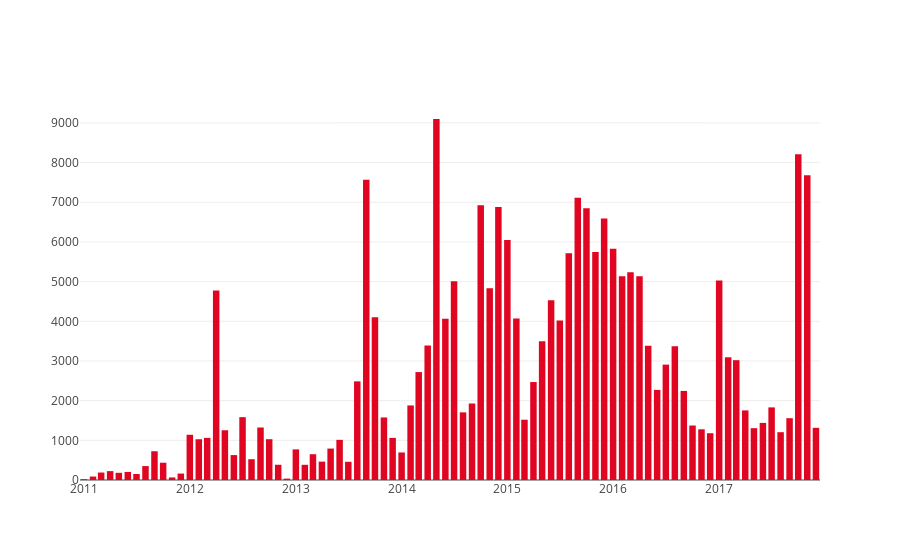

Notebook code cell kept with this figure:
### Code cell
query_npd_comments_by_month = (
    'SELECT year(created_time) year, month(created_time) month, count(*) count '
    'FROM comment '
    'WHERE page=1 AND year(created_time)>=2011 '
    'GROUP BY year(created_time), month(created_time)'
)
rows_npd_comments_by_month = execute_query(query_npd_comments_by_month)
plot_bar_chart(rows_npd_comments_by_month, 'NPD', 'rgb(224, 6, 34)')

### Figure 1 — Plotly figure (JSON) as saved in the notebook; plotly's stock layout.template omitted (floating-point values rounded to 4 significant figures)
{"data": [{"marker": {"color": "rgb(224, 6, 34)"}, "name": "NPD", "type": "bar", "x": ["2011-1", "2011-2", "2011-3", "2011-4", "2011-5", "2011-6", "2011-7", "2011-8", "2011-9", "2011-10", "2011-11", "2011-12", "2012-1", "2012-2", "2012-3", "2012-4", "2012-5", "2012-6", "2012-7", "2012-8", "2012-9", "2012-10", "2012-11", "2012-12", "2013-1", "2013-2", "2013-3", "2013-4", "2013-5", "2013-6", "2013-7", "2013-8", "2013-9", "2013-10", "2013-11", "2013-12", "2014-1", "2014-2", "2014-3", "2014-4", "2014-5", "2014-6", "2014-7", "2014-8", "2014-9", "2014-10", "2014-11", "2014-12", "2015-1", "2015-2", "2015-3", "2015-4", "2015-5", "2015-6", "2015-7", "2015-8", "2015-9", "2015-10", "2015-11", "2015-12", "2016-1", "2016-2", "2016-3", "2016-4", "2016-5", "2016-6", "2016-7", "2016-8", "2016-9", "2016-10", "2016-11", "2016-12", "2017-1", "2017-2", "2017-3", "2017-4", "2017-5", "2017-6", "2017-7", "2017-8", "2017-9", "2017-10", "2017-11", "2017-12"], "y": [21, 87, 188, 224, 181, 203, 151, 351, 725, 435, 64, 162, 1140, 1027, 1062, 4779, 1254, 628, 1584, 524, 1323, 1028, 384, 35, 772, 383, 650, 463, 792, 1012, 459, 2486, 7570, 4100, 1576, 1062, 694, 1879, 2720, 3389, 9099, 4067, 5008, 1705, 1928, 6926, 4831, 6883, 6049, 4068, 1519, 2469, 3499, 4528, 4022, 5713, 7111, 6848, 5745, 6593, 5830, 5134, 5235, 5137, 3381, 2271, 2908, 3373, 2245, 1373, 1278, 1179, 5030, 3093, 3020, 1754, 1306, 1439, 1830, 1205, 1558, 8213, 7683, 1315]}], "layout": {}}
